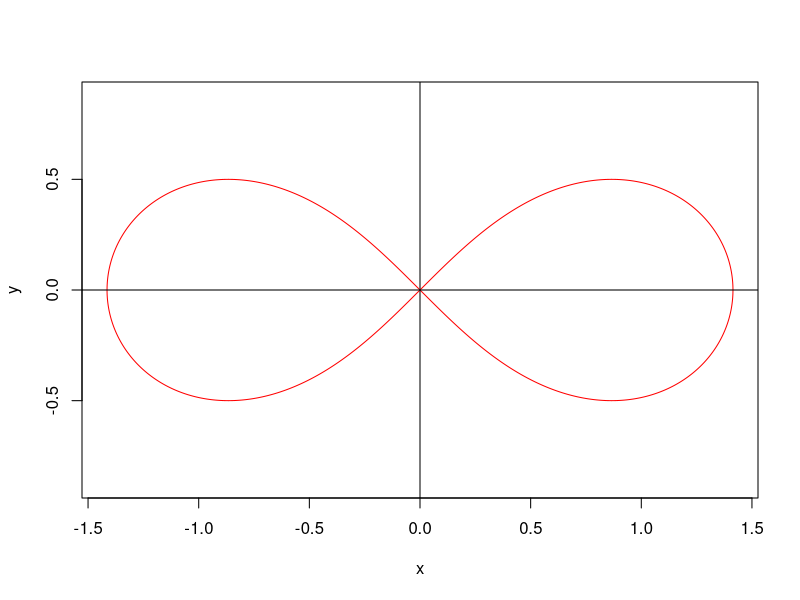

Write the R code that produced this figure.
# レムニスケート
n <- 1000 # 区間の分割数
a <- 1

t <- c(seq(-pi/4, pi/4, (pi/2)/n), seq(3*pi/4, 5*pi/4, (pi/2)/n))
r.sqr <- 2 * (a^2) * cos(2*t)
r.sqr <- ifelse(r.sqr<0, 0, r.sqr)  # cos(1.5π) が 0 でなく負になってしまう事への対処
r <- sqrt(r.sqr)
x <- r * cos(t)
y <- r * sin(t)

plot(x, y, type="l", col="red", asp=1)
abline(h=0, v=0)